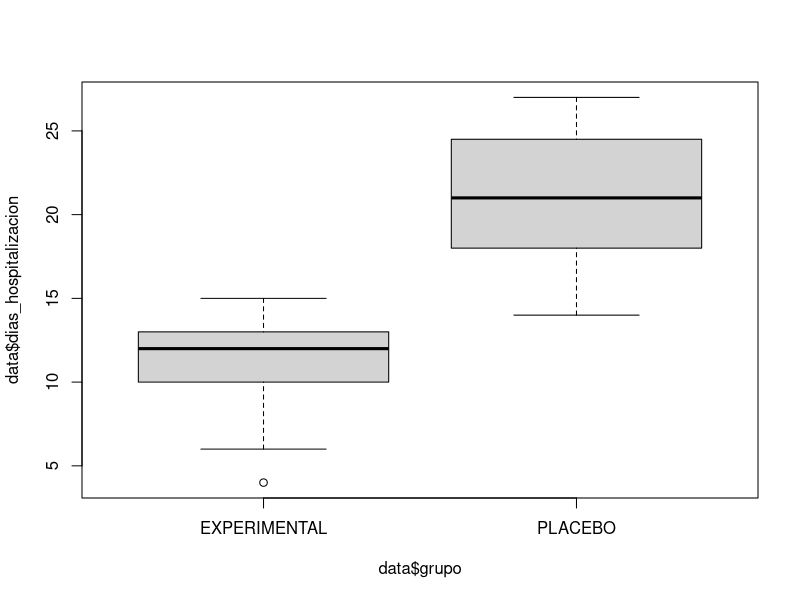
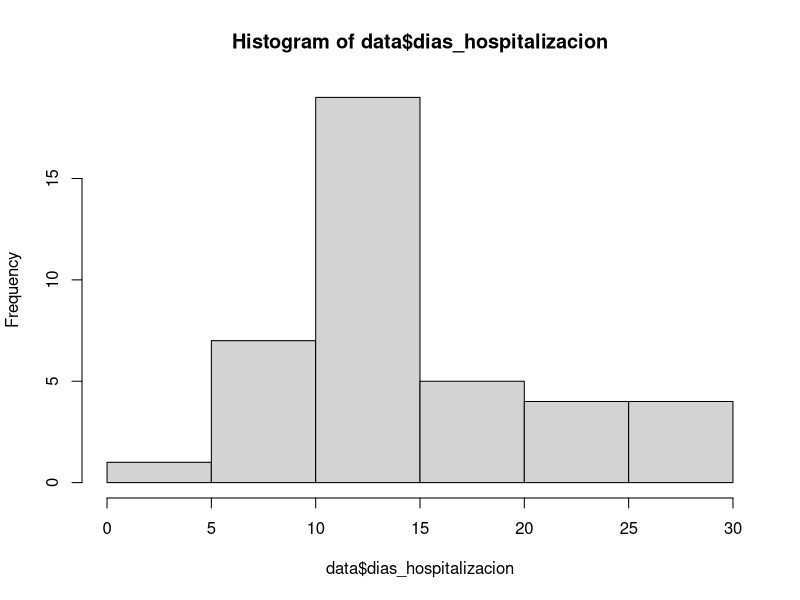
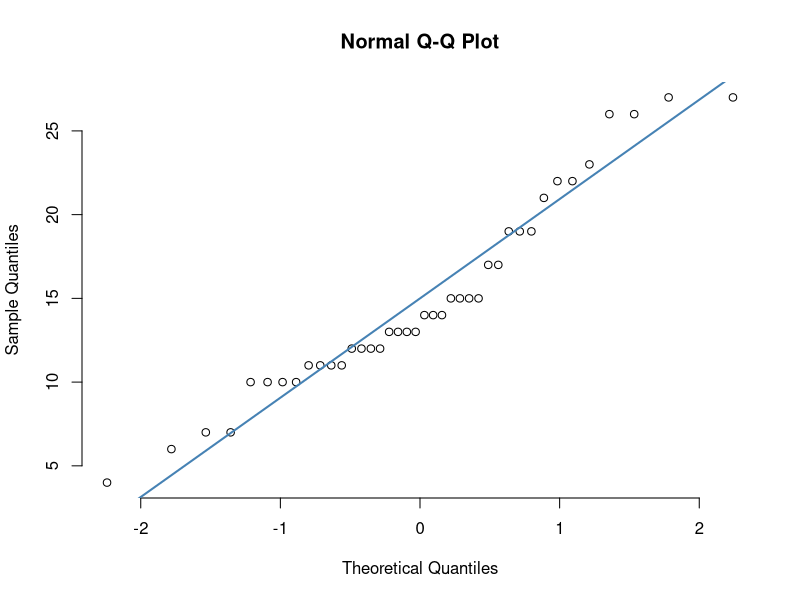

Here is the R script that generated these plots, in order:

#Introducción de datos

data <- read.csv(file = 'estudio.csv', sep=";")

#Estadísticos básicos

mean(data$dias_hospitalizacion)
median(data$dias_hospitalizacion)
sd(data$dias_hospitalizacion)

summary(data$dias_hospitalizacion)

#Diagrama de cajas

boxplot(data$dias_hospitalizacion~data$grupo)

#Test de la t

t.test(data$dias_hospitalizacion~data$grupo, alternative = "two.sided", var.equal = FALSE)

#Normalidad

hist(data$dias_hospitalizacion)

qqnorm(data$dias_hospitalizacion, pch = 1, frame = FALSE)
qqline(data$dias_hospitalizacion, col = "steelblue", lwd = 2)

#Wilcoxon. Test comparación no paramétrico

wilcox.test(data$dias_hospitalizacion~data$grupo, exact = FALSE)


